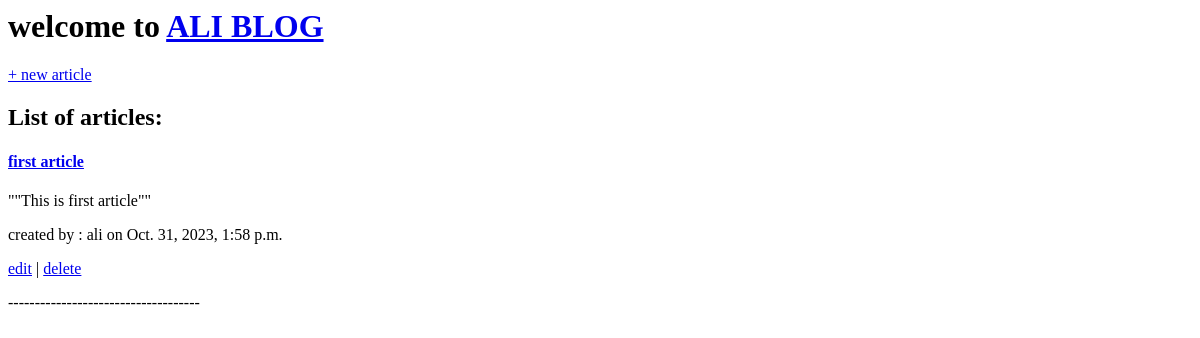
The page /articles/ (signed in) on the database as committed earlier.
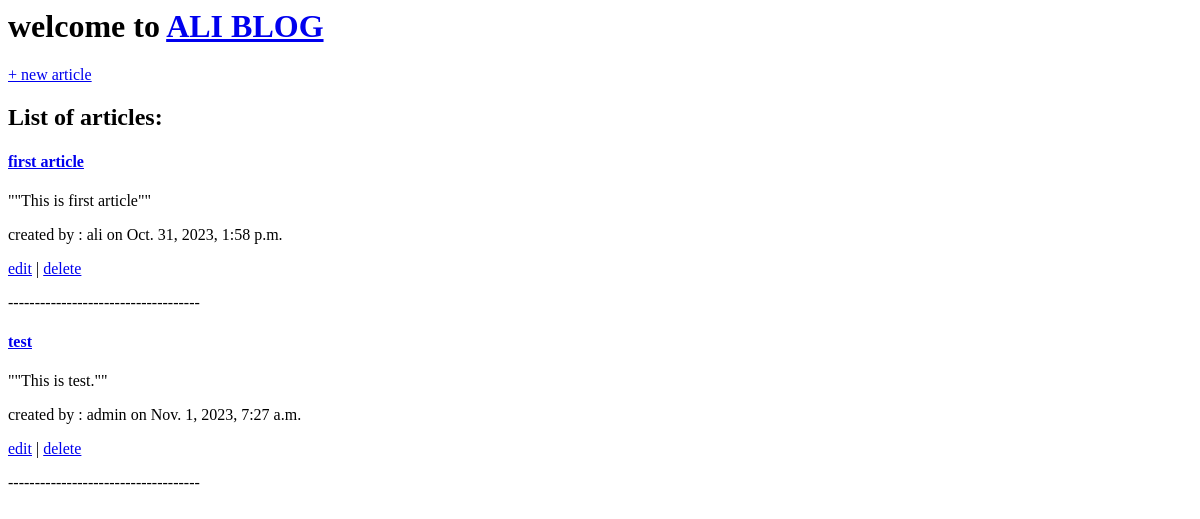
The same page on the database as committed later.
### articles/models.py (models this page shows, shortened)
class Article(models.Model):
    title = models.CharField(max_length=200)
    body = models.TextField()
    date_time = models.DateTimeField(auto_now_add=True)
    author = models.ForeignKey(settings.AUTH_USER_MODEL,on_delete=models.CASCADE)

### accounts/models.py (models this page shows)
class CustomUser(AbstractUser):
    age = models.PositiveIntegerField(null=True, blank=True)

### articles/views.py (the view)
# urls.py: path('',ArticleListView.as_view(), name='article_list'),
class ArticleListView(LoginRequiredMixin,ListView):
    model = Article
    template_name = 'article_list.html'

### templates/article_list.html
{% extends 'base.html' %}
{% block content %}
<h2>List of articles:</h2>
{%for article in article_list %}
<h4><a href="{% url 'article_detail' article.pk %}">{{article.title}}</a></h4>
<p>""{{article.body}}""</p>
<p>created by : {{article.author}} on {{article.date_time}}</p>
<p><a href="{% url 'article_edit' article.pk%}">edit</a>  |  <a href="{% url 'article_delete' article.pk%}">delete</a></p>
<p>------------------------------------</p>
{%endfor%}
{% endblock content %}

### templates/base.html
<h1>welcome to <a href="{% url 'home' %}">ALI BLOG</a></h1>
{% if user.is_authenticated %}
<a href="{% url 'article_new'%}">+ new article</a>
{% endif %}
{%block content%}
{%endblock content%}

Rows that differ between the two databases and show on the page:
added Article: title "test", body "This is test.", author "admin", date_time "Nov. 1, 2023, 7:27 a.m."
